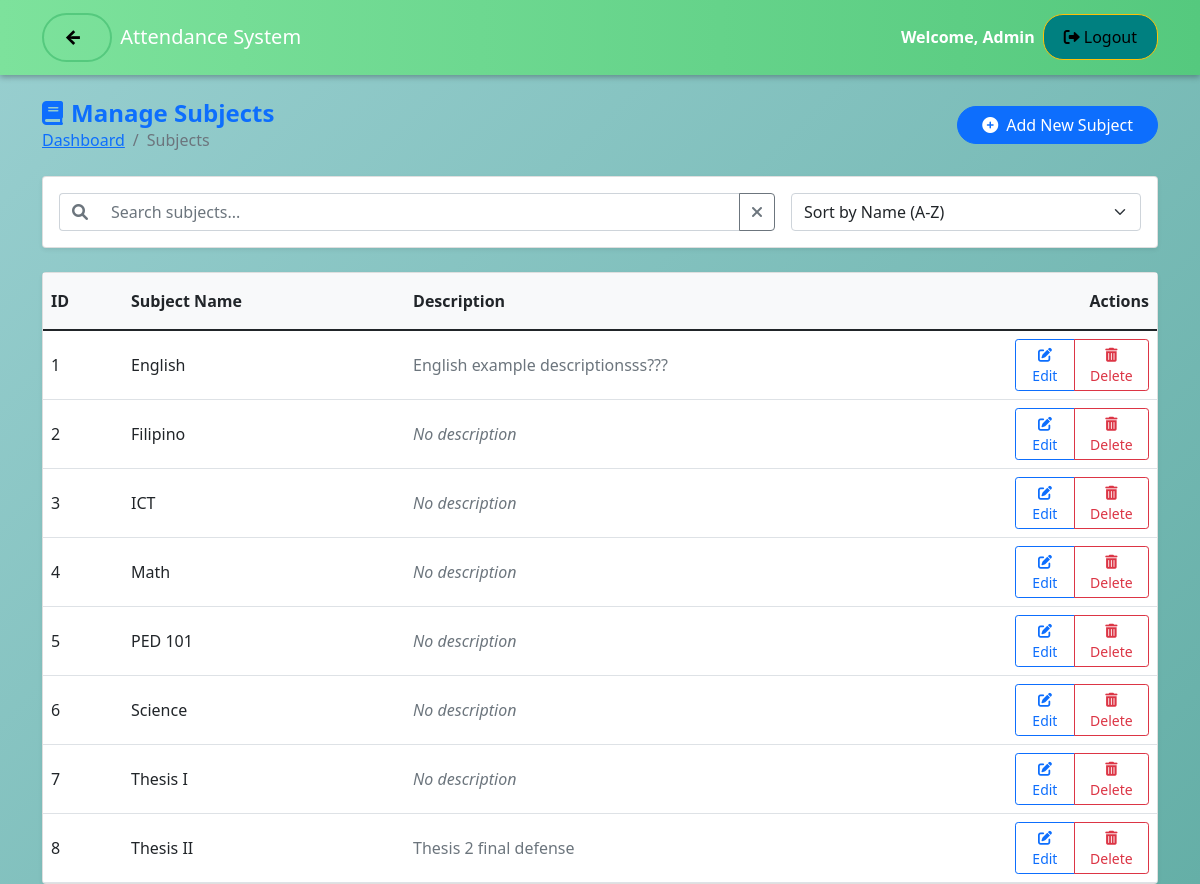
/admin/manage_subjects.php (signed in), run on the app's committed database.
### tables this page shows
CREATE TABLE `subjects` (
  `subject_id` int(11) NOT NULL,
  `subject_name` varchar(100) NOT NULL,
  `description` text DEFAULT NULL
);

### admin/manage_subjects.php (the view, shortened to what this page needs)
<?php
include '../includes/header.php';
$query = "SELECT * FROM subjects ORDER BY subject_name";
$subjects = $conn->query($query);
?>
<div class="d-flex justify-content-between align-items-center mb-4">
    <div>
        <h2 class="h4 fw-bold text-primary mb-0"><i class="fas fa-book me-2"></i>Manage Subjects</h2>
        <nav aria-label="breadcrumb" class="d-none d-md-inline-block">
            <ol class="breadcrumb mb-0">
                <li class="breadcrumb-item"><a href="dashboard.php">Dashboard</a></li>
                <li class="breadcrumb-item active" aria-current="page">Subjects</li>
            </ol>
        </nav>
    </div>
    <div>
        <button type="button" class="btn btn-primary rounded-pill px-4" data-bs-toggle="modal" data-bs-target="#addSubjectModal">
            <i class="fas fa-plus-circle me-2"></i>Add New Subject
        </button>
    </div>
</div>
<div class="card shadow-sm mb-4">
    <div class="card-body">
        <div class="row g-3">
            <div class="col-md-8">
                <div class="input-group">
                    <span class="input-group-text bg-white border-end-0"><i class="fas fa-search text-muted"></i></span>
                    <input type="text" id="searchInput" class="form-control border-start-0" placeholder="Search subjects...">
                    <button class="btn btn-outline-secondary" type="button" id="clearSearch">
                        <i class="fas fa-times"></i>
                    </button>
                </div>
            </div>
            <div class="col-md-4">
                <select class="form-select" id="sortSelect">
                    <option value="name_asc">Sort by Name (A-Z)</option>
                </select>
            </div>
        </div>
    </div>
</div>
<div class="card shadow-sm">
    <div class="card-body p-0">
        <div class="table-responsive">
            <table class="table table-hover align-middle mb-0" id="subjectsTable">
                <thead class="bg-light">
                    <tr>
                        <th class="py-3" style="width: 80px;">ID</th>
                        <th class="py-3">Subject Name</th>
                        <th class="py-3">Description</th>
                        <th class="py-3 text-end" style="width: 150px;">Actions</th>
                    </tr>
                </thead>
                <tbody>
                    <?php
                    $counter = 1;
                    while ($subject = $subjects->fetch_assoc()):
                    ?>
                        <tr>
                            <td><?php echo $counter++; ?></td>
                            <td class="fw-semibold"><?php echo $subject['subject_name']; ?></td>
                            <td class="text-muted"><?php echo !empty($subject['description']) ? htmlspecialchars($subject['description']) : '<span class="text-muted fst-italic">No description</span>'; ?></td>
                            <td class="text-end">
                                <div class="btn-group btn-group-sm" role="group">
                                    <button class="btn btn-outline-primary edit-subject"
                                            data-bs-toggle="tooltip"
                                            data-bs-placement="top"
                                            title="Edit"
                                            data-id="<?php echo $subject['subject_id']; ?>"
                                            data-name="<?php echo $subject['subject_name']; ?>"
                                            data-description="<?php echo htmlspecialchars($subject['description'] ?? ''); ?>">
                                        <i class="fas fa-edit"></i> Edit
                                    </button>
                                    <button class="btn btn-outline-danger delete-subject"
                                            data-bs-toggle="tooltip"
                                            data-bs-placement="top"
                                            title="Delete"
                                            data-id="<?php echo $subject['subject_id']; ?>">
                                        <i class="fas fa-trash-alt"></i> Delete
                                    </button>
                                </div>
                            </td>
                        </tr>
                    <?php endwhile; ?>
                </tbody>
            </table>
        </div>
    </div>
</div>
<?php include '../includes/footer.php'; ?>

### includes/header.php (style rules this page uses)
body { background: linear-gradient(135deg, #99CFD0, #65afa7); }

### data on the page
subjects: subject_name "English", description "English example descriptionsss???"
subjects: subject_name "Filipino", description "No description"
subjects: subject_name "ICT", shows "No description"
subjects: subject_name "Math", description "No description"
subjects: subject_name "PED 101", description "No description"
subjects: subject_name "Science", shows "No description"
subjects: subject_name "Thesis I", description "No description"
subjects: subject_name "Thesis II", description "Thesis 2 final defense"

### other printed values
$_SESSION['name'] "Admin"
